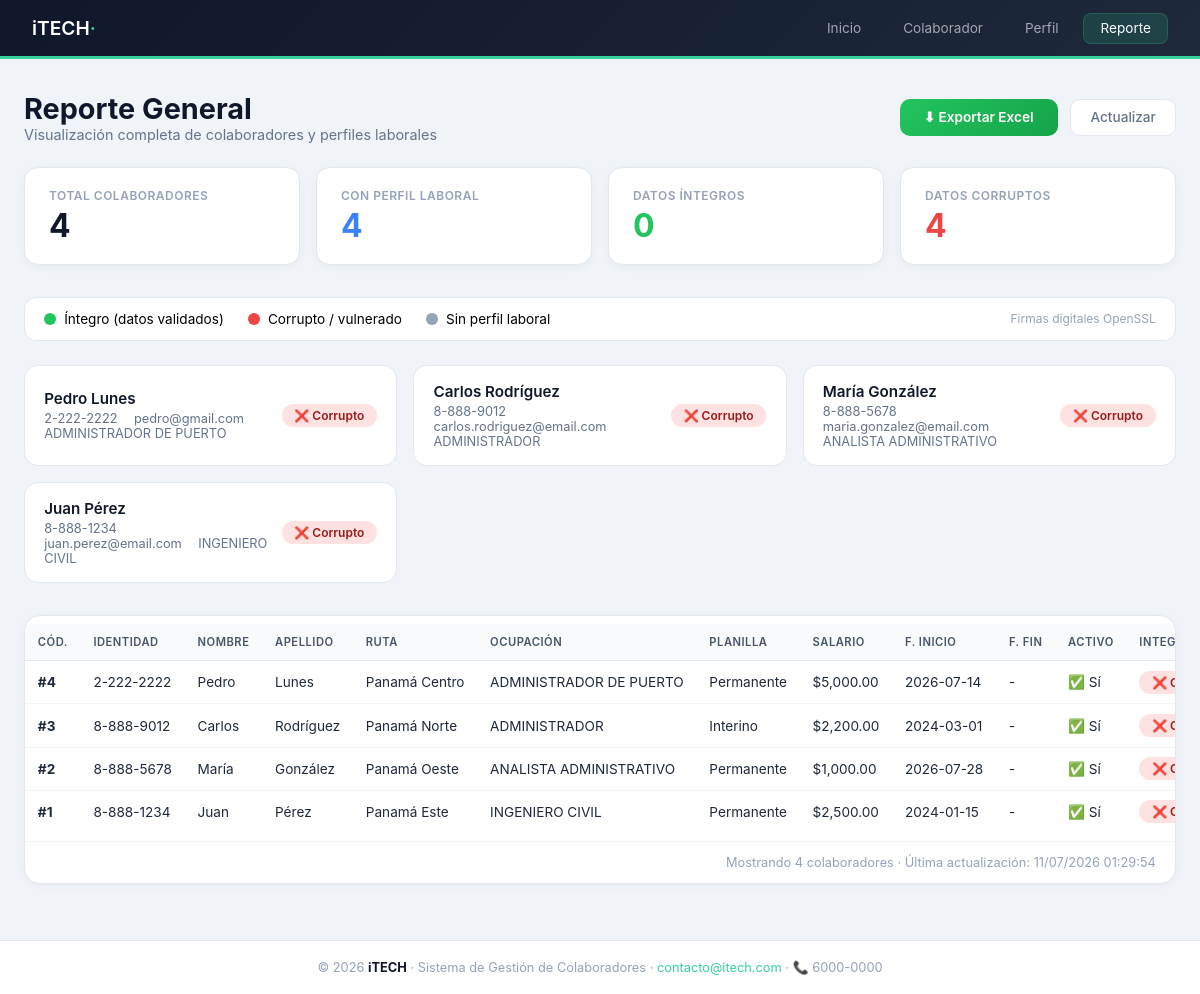
/views/reporte.php, run on the app's committed database.
### tables this page shows
CREATE TABLE IF NOT EXISTS `colaboradores` (
  `id_colaborador` int NOT NULL AUTO_INCREMENT,
  `identidad` varchar(20) NOT NULL,
  `nombre` varchar(60) NOT NULL,
  `apellido` varchar(60) NOT NULL,
  `edad` tinyint UNSIGNED NOT NULL,
  `id_tipo_sangre` int NOT NULL,
  `id_sexo` int NOT NULL,
  `nacionalidad` varchar(50) NOT NULL,
  `id_ruta` int NOT NULL,
  `correo` varchar(100) NOT NULL,
  `celular` varchar(9) NOT NULL,
  `id_estado_civil` int DEFAULT '1',
  `fecha_registro` date NOT NULL DEFAULT (curdate()),
  PRIMARY KEY (`id_colaborador`),
  UNIQUE KEY `identidad` (`identidad`),
  UNIQUE KEY `correo` (`correo`),
  KEY `fk_colab_tipo_sangre` (`id_tipo_sangre`),
  KEY `fk_colab_sexo` (`id_sexo`),
  KEY `fk_colab_ruta` (`id_ruta`),
  KEY `fk_colab_estado_civil` (`id_estado_civil`)
);

CREATE TABLE IF NOT EXISTS `cat_ocupaciones` (
  `C_OCUP` int NOT NULL AUTO_INCREMENT,
  `OCUPACION` varchar(50) DEFAULT NULL,
  `Activo` int NOT NULL DEFAULT '0',
  PRIMARY KEY (`C_OCUP`)
);

CREATE TABLE IF NOT EXISTS `cat_rutas` (
  `id` int NOT NULL AUTO_INCREMENT,
  `Nombre` varchar(255) NOT NULL,
  PRIMARY KEY (`id`)
);

CREATE TABLE IF NOT EXISTS `cat_tipoempleado` (
  `id` int NOT NULL AUTO_INCREMENT,
  `Nombre` varchar(255) NOT NULL DEFAULT '',
  `Activo` int NOT NULL DEFAULT '0',
  `Abreviatura` char(1) NOT NULL,
  PRIMARY KEY (`id`)
);

CREATE TABLE IF NOT EXISTS `perfiles_laborales` (
  `id_perfil` int NOT NULL AUTO_INCREMENT,
  `codigo_empleado` int NOT NULL,
  `id_ocupacion` int NOT NULL,
  `id_tipo_empleado` int NOT NULL,
  `salario` decimal(10,2) NOT NULL,
  `fecha_inicio` date NOT NULL,
  `fecha_fin` date DEFAULT NULL,
  `cargo_activo` tinyint(1) NOT NULL DEFAULT '1',
  `empleado_activo` tinyint(1) NOT NULL DEFAULT '1',
  `id_motivo_terminacion` int DEFAULT NULL,
  `motivo_baja` varchar(255) DEFAULT NULL,
  `firma_digital` text,
  PRIMARY KEY (`id_perfil`),
  KEY `fk_perfil_ocupacion` (`id_ocupacion`),
  KEY `fk_perfil_tipo_empleado` (`id_tipo_empleado`),
  KEY `fk_perfil_motivo_terminacion` (`id_motivo_terminacion`),
  KEY `idx_perfil_activo` (`codigo_empleado`,`cargo_activo`)
);

### config/Conexion.php (called while the page is built, shortened)
<?php
class Conexion {
    private static ?Conexion $instancia = null;
    private PDO $pdo;
    private string $host = 'localhost';
    private string $bd   = 'itech_contrataciones';
    private string $usuario = 'root';
    private string $clave   = '';
    private string $charset = 'utf8mb4';
    private function __construct() {
        $dsn = "mysql:host={$this->host};dbname={$this->bd};charset={$this->charset}";
        $opciones = [
            PDO::ATTR_ERRMODE            => PDO::ERRMODE_EXCEPTION,
            PDO::ATTR_DEFAULT_FETCH_MODE  => PDO::FETCH_ASSOC,
            PDO::ATTR_EMULATE_PREPARES   => false,
        ];
        try {
            $this->pdo = new PDO($dsn, $this->usuario, $this->clave, $opciones);
        } catch (PDOException $e) {
            die("Error de conexión a la base de datos: " . $e->getMessage());
        }
    }
    public static function obtenerInstancia(): Conexion {
        if (self::$instancia === null) {
            self::$instancia = new Conexion();
        }
        return self::$instancia;
    }
    public function consultar(string $sql, array $params = []): array {
        $stmt = $this->pdo->prepare($sql);
        $stmt->execute($params);
        return $stmt->fetchAll();
    }
}

### models/PerfilLaboral.php (called while the page is built, shortened)
<?php
require_once __DIR__ . '/../config/Conexion.php';
require_once __DIR__ . '/../helpers/FirmaDigital.php';
class PerfilLaboral {
    public static function listarConColaborador(): array {
        $con = Conexion::obtenerInstancia();
        $sql = "SELECT
                    c.id_colaborador, c.identidad, c.nombre, c.apellido,
                    c.correo, c.celular, c.nacionalidad, c.edad,
                    s.nombre as sexo,
                    r.Nombre as ruta,
                    ts.Nombre as tipo_sangre,
                    p.id_perfil, p.salario, p.fecha_inicio, p.fecha_fin,
                    p.cargo_activo, p.empleado_activo, p.motivo_baja, p.firma_digital,
                    o.OCUPACION as ocupacion,
                    te.Nombre as planilla, te.id as id_tipo_empleado
                FROM colaboradores c
                LEFT JOIN perfiles_laborales p
                    ON p.codigo_empleado = c.id_colaborador AND p.cargo_activo = 1
                LEFT JOIN cat_ocupaciones o ON o.C_OCUP = p.id_ocupacion
                LEFT JOIN cat_tipoempleado te ON te.id = p.id_tipo_empleado
                LEFT JOIN cat_rutas r ON r.id = c.id_ruta
                LEFT JOIN tiposangre ts ON ts.id = c.id_tipo_sangre
                LEFT JOIN cat_sexo s ON s.id = c.id_sexo
                ORDER BY c.id_colaborador DESC";
        return $con->consultar($sql);
    }
    public static function verificarIntegridad(array $fila): bool {
        return FirmaDigital::verificar([
            'salario'         => $fila['salario'],
            'codigo_empleado' => $fila['id_colaborador'],
            'tipo_empleado'   => $fila['planilla'],
            'planilla'        => $fila['id_tipo_empleado'] ?? $fila['id_tipo_planilla'] ?? 0,
            'ocupacion'       => $fila['ocupacion'],
            'fecha_inicio'    => $fila['fecha_inicio'],
        ], $fila['firma_digital']);
    }
}

### controllers/ReporteController.php (called while the page is built, shortened)
<?php
require_once __DIR__ . '/../models/PerfilLaboral.php';
class ReporteController {
    public static function obtenerDatosReporte(): array {
        $filas = PerfilLaboral::listarConColaborador();
        return $filas;
    }
}

### helpers/FirmaDigital.php (called while the page is built, shortened)
<?php
class FirmaDigital {
    private static string $rutaLlavePublica  = __DIR__ . '/../keys/public_key.pem';
    public static function verificar(array $datos, ?string $firmaBase64): bool {
        if (!file_exists(self::$rutaLlavePublica)) {
            return false;
        }
        $llavePublica = openssl_pkey_get_public(file_get_contents(self::$rutaLlavePublica));
        $cadena = self::construirCadena($datos);
        $firma = base64_decode($firmaBase64);
        return openssl_verify($cadena, $firma, $llavePublica, OPENSSL_ALGO_SHA256) === 1;
    }
}

### views/reporte.php (the view, shortened to what this page needs)
<?php
require_once __DIR__ . '/../controllers/ReporteController.php';
$datos = ReporteController::obtenerDatosReporte();
$totalColaboradores = count($datos);
$conPerfil = 0;
$integridadOK = 0;
$integridadFAIL = 0;
foreach ($datos as $fila) {
    if (!empty($fila['id_perfil'])) {
        $conPerfil++;
        if ($fila['integridad']) {
            $integridadOK++;
        } else {
            $integridadFAIL++;
        }
    }
}
?>
<!DOCTYPE html>
<html lang="es">
<head>
</head>
<body>
<header class="app-header">
    <div class="logo">
        <h1>iTECH<span>·</span></h1>
    </div>
    <nav>
        <a href="../index.php">Inicio</a>
        <a href="formulario.php">Colaborador</a>
        <a href="perfil_laboral.php">Perfil</a>
        <a href="reporte.php" class="activo">Reporte</a>
    </nav>
</header>
<main class="app-main">
    <div class="page-header">
        <div>
            <h2>
                Reporte General
                <small>Visualización completa de colaboradores y perfiles laborales</small>
            </h2>
        </div>
        <div class="header-actions">
            <a href="../exportar_excel.php" class="btn-excel">
                ⬇ Exportar Excel
            </a>
            <a href="reporte.php" class="btn-refresh">
                Actualizar
            </a>
        </div>
    </div>
    <div class="stats-grid">
        <div class="stat-card total">
            <div class="label">Total Colaboradores</div>
            <div class="number"><?= $totalColaboradores ?></div>
        </div>
        <div class="stat-card perfiles">
            <div class="label">Con Perfil Laboral</div>
            <div class="number"><?= $conPerfil ?></div>
        </div>
        <div class="stat-card integridad">
            <div class="label"> Datos Íntegros</div>
            <div class="number"><?= $integridadOK ?></div>
        </div>
        <div class="stat-card corruptos">
            <div class="label">Datos Corruptos</div>
            <div class="number"><?= $integridadFAIL ?></div>
        </div>
    </div>
    <div class="leyenda">
        <span class="leyenda-item">
            <span class="dot dot-verde"></span> Íntegro (datos validados)
        </span>
        <span class="leyenda-item">
            <span class="dot dot-rojo"></span> Corrupto / vulnerado
        </span>
        <span class="leyenda-item">
            <span class="dot dot-gris"></span> Sin perfil laboral
        </span>
        <span style="color:#94a3b8; font-size:0.75rem; margin-left:auto;">
            Firmas digitales OpenSSL
        </span>
    </div>
    <?php if (empty($datos)): ?>
        <div class="empty-state">
            <div class="icono">📭</div>
            <h3>No hay colaboradores registrados</h3>
            <p>Comienza registrando un nuevo colaborador desde el formulario.</p>
            <br>
            <a href="formulario.php" class="btn-excel" style="display:inline-flex;">+ Registrar Colaborador</a>
        </div>
    <?php else: ?>
    <div class="cards-grid">
        <?php foreach ($datos as $fila): ?>
            <div class="resumen-card">
                <div class="info">
                    <div class="nombre">
                        <?= htmlspecialchars($fila['nombre']) ?> <?= htmlspecialchars($fila['apellido']) ?>
                    </div>
                    <div class="detalle">
                        <span><?= htmlspecialchars($fila['identidad']) ?></span>
                        <span><?= htmlspecialchars($fila['correo']) ?></span>
                        <?php if (!empty($fila['ocupacion'])): ?>
                            <span><?= htmlspecialchars($fila['ocupacion']) ?></span>
                        <?php endif; ?>
                    </div>
                </div>
                <div class="estado">
                    <?php if (!empty($fila['id_perfil'])): ?>
                        <?php if ($fila['integridad']): ?>
                            <span class="badge badge-verde">✅ Íntegro</span>
                        <?php else: ?>
                            <span class="badge badge-rojo">❌ Corrupto</span>
                        <?php endif; ?>
                    <?php else: ?>
                        <span class="badge badge-gris">⚪ Sin perfil</span>
                    <?php endif; ?>
                </div>
            </div>
        <?php endforeach; ?>
    </div>
    <div class="table-wrapper">
        <div class="table-scroll">
            <table>
                <thead>
                    <tr>
                        <th>Cód.</th>
                        <th>Identidad</th>
                        <th>Nombre</th>
                        <th>Apellido</th>
                        <th>Ruta</th>
                        <th>Ocupación</th>
                        <th>Planilla</th>
                        <th>Salario</th>
                        <th>F. Inicio</th>
                        <th>F. Fin</th>
                        <th>Activo</th>
                        <th>Integridad</th>
                    </tr>
                </thead>
                <tbody>
                    <?php foreach ($datos as $fila): ?>
                        <tr>
                            <td><strong>#<?= $fila['id_colaborador'] ?></strong></td>
                            <td><?= htmlspecialchars($fila['identidad']) ?></td>
                            <td><?= htmlspecialchars($fila['nombre']) ?></td>
                            <td><?= htmlspecialchars($fila['apellido']) ?></td>
                            <td><?= htmlspecialchars($fila['ruta'] ?? '-') ?></td>
                            <td><?= htmlspecialchars($fila['ocupacion'] ?? '-') ?></td>
                            <td><?= htmlspecialchars($fila['planilla'] ?? '-') ?></td>
                            <td><?= $fila['salario'] !== null ? '$' . number_format($fila['salario'], 2) : '-' ?></td>
                            <td><?= htmlspecialchars($fila['fecha_inicio'] ?? '-') ?></td>
                            <td><?= htmlspecialchars($fila['fecha_fin'] ?? '-') ?></td>
                            <td><?= $fila['empleado_activo'] ? '✅ Sí' : '❌ No' ?></td>
                            <td>
                                <?php if (!empty($fila['id_perfil'])): ?>
                                    <span class="badge <?= $fila['integridad'] ? 'badge-verde' : 'badge-rojo' ?>">
                                        <?= $fila['integridad'] ? '✅ Íntegro' : '❌ Corrupto' ?>
                                    </span>
                                <?php else: ?>
                                    <span class="badge badge-gris">-</span>
                                <?php endif; ?>
                            </td>
                        </tr>
                    <?php endforeach; ?>
                </tbody>
            </table>
        </div>
        <div class="table-footer">
            Mostrando <?= count($datos) ?> colaboradores · Última actualización: <?= date('d/m/Y H:i:s') ?>
        </div>
    </div>
    <?php endif; ?>
</main>
<footer class="app-footer">
    <p>&copy; <?= date('Y') ?> <strong>iTECH</strong> · Sistema de Gestión de Colaboradores ·
    <a href="#">contacto@itech.com</a> · 📞 6000-0000</p>
</footer>
</body>
</html>

### data on the page
colaboradores: nombre "Pedro", apellido "Lunes", identidad "2-222-2222", correo "pedro@gmail.com", cat_ocupaciones.OCUPACION "ADMINISTRADOR DE PUERTO", id_colaborador "4", id_ruta.Nombre "Panamá Centro", cat_tipoempleado.Nombre "Permanente", perfiles_laborales.salario "5,000.00", perfiles_laborales.fecha_inicio "2026-07-14", perfiles_laborales.fecha_fin "-"
colaboradores: nombre "Carlos", apellido "Rodríguez", identidad "8-888-9012", correo "carlos.rodriguez@email.com", cat_ocupaciones.OCUPACION "ADMINISTRADOR", id_colaborador "3", id_ruta.Nombre "Panamá Norte", cat_tipoempleado.Nombre "Interino", perfiles_laborales.salario "2,200.00", perfiles_laborales.fecha_inicio "2024-03-01", perfiles_laborales.fecha_fin "-"
colaboradores: nombre "María", apellido "González", identidad "8-888-5678", correo "maria.gonzalez@email.com", cat_ocupaciones.OCUPACION "ANALISTA ADMINISTRATIVO", id_colaborador "2", id_ruta.Nombre "Panamá Oeste", cat_tipoempleado.Nombre "Permanente", perfiles_laborales.salario "1,000.00", perfiles_laborales.fecha_inicio "2026-07-28", perfiles_laborales.fecha_fin "-"
colaboradores: nombre "Juan", apellido "Pérez", identidad "8-888-1234", correo "juan.perez@email.com", cat_ocupaciones.OCUPACION "INGENIERO CIVIL", id_colaborador "1", id_ruta.Nombre "Panamá Este", cat_tipoempleado.Nombre "Permanente", perfiles_laborales.salario "2,500.00", perfiles_laborales.fecha_inicio "2024-01-15", perfiles_laborales.fecha_fin "-"

### other printed values
$totalColaboradores "4"
$conPerfil "4"
$integridadOK "0"
$integridadFAIL "4"
count($datos) "4"
